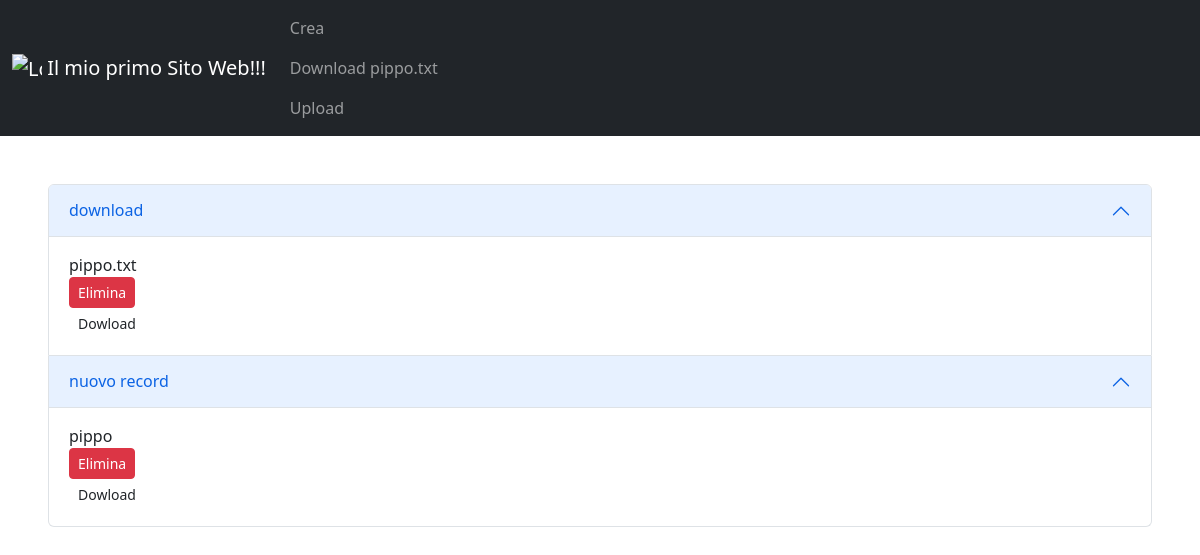
Before: / with the older database file.
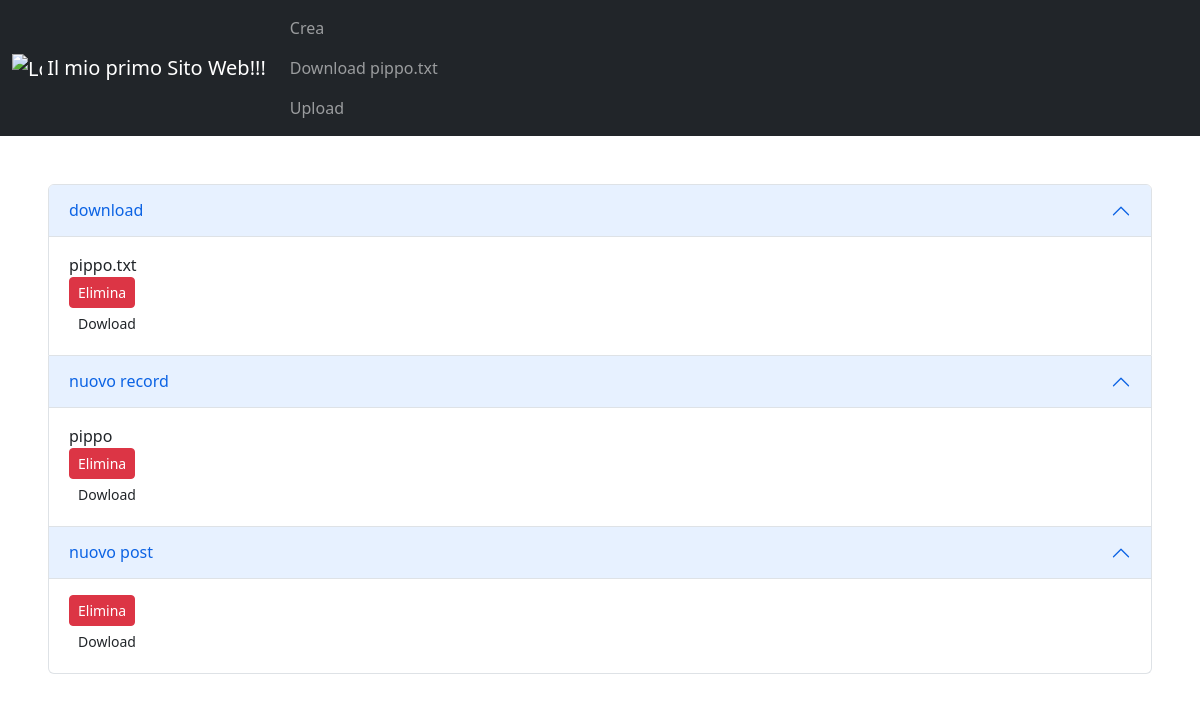
After: the same page with the newer database file.
### tables this page shows
CREATE TABLE Posts (
    id INTEGER PRIMARY KEY AUTOINCREMENT,
    titolo TEXT,
    info TEXT,
    dacanc TEXT
);

### main.py (the view)
@app.route('/')
def index():
    connection = sqlite3.connect(DataBasePath)
    connection.row_factory = sqlite3.Row
    posts = connection.execute('SELECT * FROM Posts').fetchall()
    connection.close()
    return render_template('Index.html', posts=posts)

### templates/Index.html (shortened to what this page needs)
<!doctype html>
<html lang="en">
  <head>
    <link href="https://cdn.jsdelivr.net/npm/bootstrap@5.2.2/dist/css/bootstrap.min.css" rel="stylesheet">
  </head>
  <body>
    <nav class="navbar navbar-expand-lg navbar-dark bg-dark">
      <div class="container-fluid">
        <a class="navbar-brand" href="/">
          <img src="https://cdn-icons-png.flaticon.com/512/3388/3388607.png" alt="Logo"
               width="30" height="30" class="d-inline-block align-text-top">
          Il mio primo Sito Web!!!
        </a>
        <div class="collapse navbar-collapse" id="navbarNav">
          <ul class="navbar-nav">
            <li class="nav-item">
              <a class="nav-link" href="/create">Crea</a>
              <a class="nav-link" href="{{ url_for('downloadfile', filename="pippo.txt") }}">Download pippo.txt</a>
              <a class="nav-link" href="{{ url_for('upload_file') }}">Upload</a>
            </li>
          </ul>
        </div>
      </div>
    </nav>
<div class="accordion m-5" id="accordionExample">
  {% for post in posts %}
    <div class="accordion-item">
    <h2 class="accordion-header" id="headingOne">
      <button class="accordion-button" type="button" data-bs-toggle="collapse" data-bs-target="#collapseOne" aria-expanded="true" aria-controls="collapseOne">
        {{post.titolo}}
      </button>
    </h2>
    <div id="collapseOne" class="accordion-collapse collapse show" aria-labelledby="headingOne" data-bs-parent="#accordionExample">
      <div class="accordion-body">
        {{post.info}}
       <form action="{{post.id}}/delete" method="POST">
          <button type="Elimina" class="btn btn-danger btn-sm m-2y">Elimina</button>
        </form>
        <form action="{{post.id}}/download" method="POST">
          <button type="Elimina" class="btn btn-sm m-2y">Dowload</button>
        </form>
      </div>
    </div>
  </div>
  {% endfor %}
</div>
  </body>
</html>

Changed rows visible on the page:
added Posts: titolo "nuovo post"
